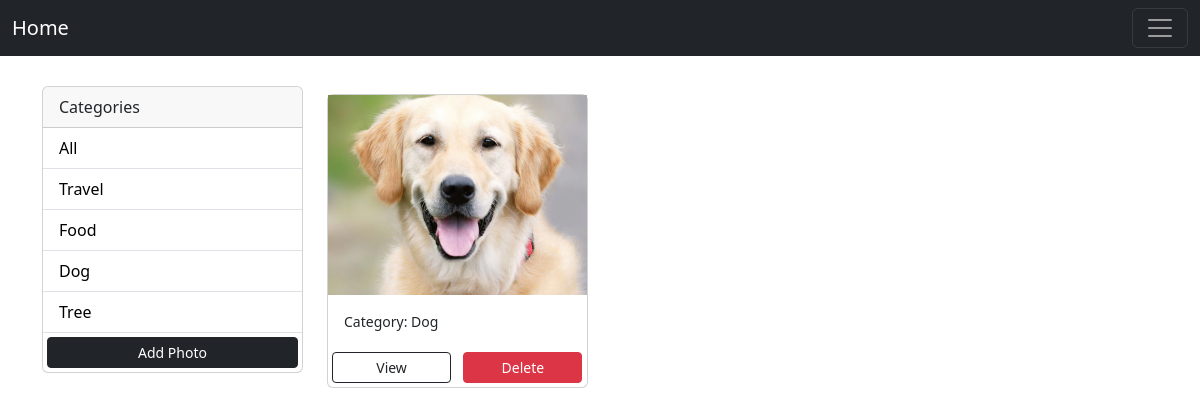
The page /?category_clicked=Dog on the database its author committed.
### photos/models.py (models this page shows, shortened)
class Category(models.Model):
    name = models.CharField(max_length=200, null=False, blank=False)
    def __str__(self):
        return self.name

class Photo(models.Model):
    category = models.ForeignKey(Category, on_delete=models.SET_NULL, null=True, blank=True)
    image = models.ImageField(null=False, blank=False, max_length=None)
    description = models.TextField()

### photos/views.py (the view)
# urls.py: path('', views.gallery, name='gallery'),
def gallery(request):
    category_searched = request.GET.get('category_clicked')
    if category_searched == None:
        photos = Photo.objects.all()
    else:
        photos = Photo.objects.filter(category__name = category_searched)
    categories = Category.objects.all()
    return render(request, 'photos/gallery.html', context={'categories': categories, 'photos': photos})

### photos/templates/photos/gallery.html
{% extends 'photos/main.html' %}
{% block content %}
    <div class="container">
        <div class="row">
            <div class="col-md-3">
                <div class="card">
                    <div class="card-header">
                        Categories
                    </div>
                    <ul class="list-group list-group-flush">
                        <li class="list-group-item">
                        <a href="{% url 'gallery' %}">All</a>
                        </li>
                        {% for category in categories %}
                        <li class="list-group-item"><a href="{% url 'gallery' %}?category_clicked={{category.name}}">{{category.name}}</a></li>
                        {% endfor %}
                        <a class="btn btn-block btn-dark btn-sm m-1" href="{% url 'add' %}">Add Photo</a>
                    </ul>
                    </div>
            </div>
            <div class="col-md-9">
                <div class="row">
                    {% for photo in photos %}
                    <div class="col-md-4">
                        <div class="card my-2">
                            <img class="image-thumbail" src="{{photo.image.url}}" class="image-thumbnail" alt="...">
                            <div class="card-body">
                                <small>Category: {{photo.category}}</small>
                            </div>
                            <div class="row">
                                <div class="col">
                                    <a style="width:46%" href="{% url 'photo' photo.id %}" class="btn btn-outline-dark btn-sm m-1">View</a>
                                    <a style="width:46%" href="{% url 'delete' photo.id %}" class="btn btn-danger btn-sm m-1">Delete</a>
                                </div>
                            </div>
                        </div>
                    </div>
                    {% endfor %}
                </div>
            </div>
        </div>
    </div>
{% endblock content %}

### photos/templates/photos/main.html (style rules this page uses)
.image-thumbail { height: 200px; object-fit: cover; }
.list-group-item a { text-decoration: none; color: black; }

### rows shown on the page
Category: name "Travel"
Category: name "Food"
Category: name "Dog"
Category: name "Tree"
Photo: image (picture), category "Dog"
